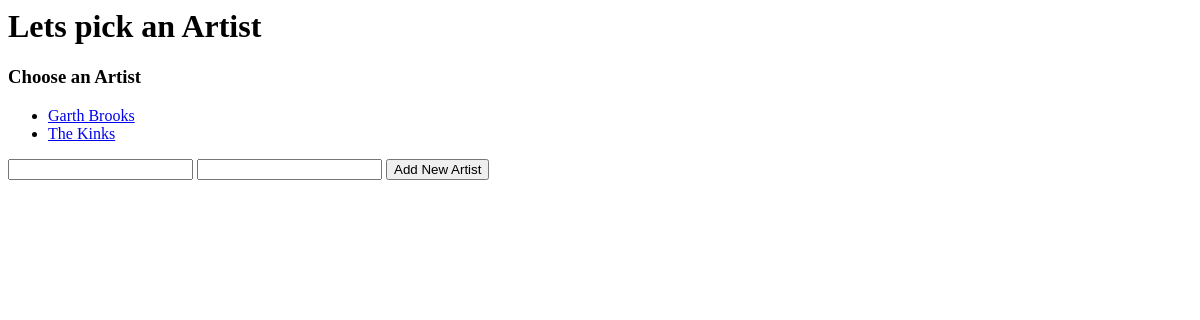
Page /artists/ on the earlier database version.
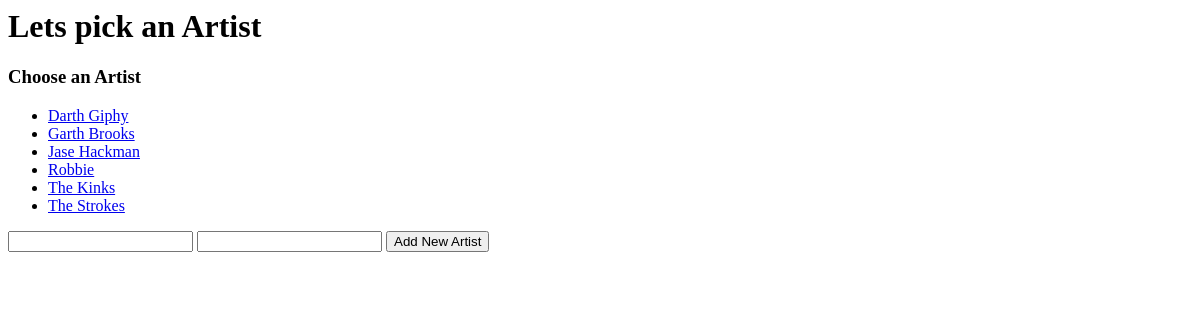
Same page on the later database version.
### history/models.py (models this page shows, shortened)
class Artists(models.Model):
  name = models.CharField(max_length=35)
  established = models.CharField(max_length=4)

### history/views.py (the view)
# urls.py: path('', views.index, name='index'),
def index(request):
  latest_artist = Artists.objects.order_by('name')
  context = {
    'latest_artist': latest_artist,
  }
  return render(request, 'artists/index.html', context)

### history/templates/artists/index.html (shortened to what this page needs)
{% extends "artists/base.html"%}
{% block content %}
<h3>Choose an Artist</h3>
<ul>
  {% for artist in latest_artist %}
  <li>
    <a href="/artists/{{ artist.id }}/">
      {{artist.name}}
    </a>
  </li>
  {% empty %}
  <li>No artists have been added yet.</li>
  {% endfor %}
</ul>
<form action="{% url 'history:addArtist' %}" method="post">
  <input type="text" name="artistName" />
  <input type="text" name="artistEstablished" />
  <input type="submit" value="Add New Artist" />
</form>
{% endblock content %}

### history/templates/artists/base.html
<h1>Lets pick an Artist</h1>
{% block content %}{% endblock content %}

Differences in the rows shown:
added Artists: name "Darth Giphy"
added Artists: name "Jase Hackman"
added Artists: name "Robbie"
added Artists: name "The Strokes"
